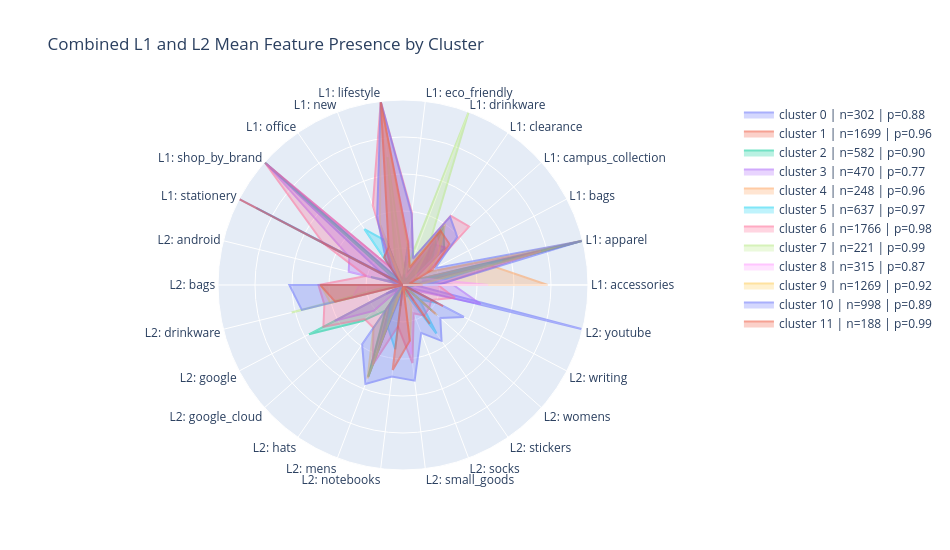

The notebook cell this image was saved under:
### Code cell
# choose features with enough signal
threshold = 0.25
plot_feature_cols = [
    col for col in combined_cluster_profile_df.columns
    if (col.startswith("l1_") or col.startswith("l2_")) and combined_cluster_profile_df[col].max() >= threshold
]
plot_feature_labels = [
    col.replace("l1_", "L1: ").replace("l2_", "L2: ")
    for col in plot_feature_cols
]
# optional: exclude noise cluster
plot_df = combined_cluster_profile_df.query("cluster != -1").sort_values("cluster").reset_index(drop=True)


fig = go.Figure()
for _, row in plot_df.iterrows():
    cluster_id = int(row["cluster"])
    values = row[plot_feature_cols].to_numpy(dtype=float)
    values_closed = np.append(values, values[0])
    labels_closed = plot_feature_labels + [plot_feature_labels[0]]

    fig.add_trace(
        go.Scatterpolar(
            r=values_closed,
            theta=labels_closed,
            fill="toself",
            name=(
                f"cluster {cluster_id} "
                f"| n={int(row['n_patterns'])} "
                f"| p={row['avg_probability']:.2f}"
            ),
            opacity=0.55,
        )
    )

fig.update_layout(
    title="Combined L1 and L2 Mean Feature Presence by Cluster",
    polar=dict(
        radialaxis=dict(
            visible=True,
            range=[0, 1],
            showticklabels=False,
        )
    ),
    showlegend=True,
    width=950,
    height=550,
)

fig.show()

### Figure 1 — Plotly figure (JSON) as saved in the notebook; plotly's stock layout.template omitted (floating-point values rounded to 4 significant figures)
{"data": [{"fill": "toself", "name": "cluster 0 | n=302 | p=0.88", "opacity": 0.55, "r": [0.06291, 1.0, 0.04636, 0.1656, 0.2616, 0.06954, 0.106, 0.01987, 0.2318, 0.03642, 1.0, 0.1192, 0.05298, 0.0, 0.0, 0.1026, 0.03974, 0.1192, 0.3808, 0.0298, 0.0, 0.04967, 0.009934, 0.08278, 0.01987, 0.9934, 0.06291], "theta": ["L1: accessories", "L1: apparel", "L1: bags", "L1: campus_collection", "L1: clearance", "L1: drinkware", "L1: eco_friendly", "L1: lifestyle", "L1: new", "L1: office", "L1: shop_by_brand", "L1: stationery", "L2: android", "L2: bags", "L2: drinkware", "L2: google", "L2: google_cloud", "L2: hats", "L2: mens", "L2: notebooks", "L2: small_goods", "L2: socks", "L2: stickers", "L2: womens", "L2: writing", "L2: youtube", "L1: accessories"], "type": "scatterpolar"}, {"fill": "toself", "name": "cluster 1 | n=1699 | p=0.96", "opacity": 0.55, "r": [0.01825, 0.9988, 0.0153, 0.1742, 0.3885, 0.02413, 0.1248, 0.01354, 0.2366, 0.01001, 0.001177, 0.007652, 0.0005886, 0.0, 0.001766, 0.0, 0.0005886, 0.1577, 0.5327, 0.001177, 0.001177, 0.06592, 0.001177, 0.2343, 0.002943, 0.0005886, 0.01825], "theta": ["L1: accessories", "L1: apparel", "L1: bags", "L1: campus_collection", "L1: clearance", "L1: drinkware", "L1: eco_friendly", "L1: lifestyle", "L1: new", "L1: office", "L1: shop_by_brand", "L1: stationery", "L2: android", "L2: bags", "L2: drinkware", "L2: google", "L2: google_cloud", "L2: hats", "L2: mens", "L2: notebooks", "L2: small_goods", "L2: socks", "L2: stickers", "L2: womens", "L2: writing", "L2: youtube", "L1: accessories"], "type": "scatterpolar"}, {"fill": "toself", "name": "cluster 2 | n=582 | p=0.90", "opacity": 0.55, "r": [0.06529, 1.0, 0.04467, 0.2973, 0.3832, 0.02405, 0.1581, 0.006873, 0.2732, 0.02062, 1.0, 0.02405, 0.1787, 0.0, 0.0, 0.5739, 0.2938, 0.1684, 0.5292, 0.0, 0.0, 0.07045, 0.001718, 0.2062, 0.0, 0.03608, 0.06529], "theta": ["L1: accessories", "L1: apparel", "L1: bags", "L1: campus_collection", "L1: clearance", "L1: drinkware", "L1: eco_friendly", "L1: lifestyle", "L1: new", "L1: office", "L1: shop_by_brand", "L1: stationery", "L2: android", "L2: bags", "L2: drinkware", "L2: google", "L2: google_cloud", "L2: hats", "L2: mens", "L2: notebooks", "L2: small_goods", "L2: socks", "L2: stickers", "L2: womens", "L2: writing", "L2: youtube", "L1: accessories"], "type": "scatterpolar"}, {"fill": "toself", "name": "cluster 3 | n=470 | p=0.77", "opacity": 0.55, "r": [0.2723, 0.09574, 0.06809, 0.3064, 0.2702, 0.06809, 0.2043, 0.004255, 0.3447, 0.1106, 0.9851, 0.3277, 0.3021, 0.002128, 0.0, 0.417, 0.2106, 0.004255, 0.006383, 0.1149, 0.0, 0.01064, 0.1021, 0.002128, 0.05745, 0.4319, 0.2723], "theta": ["L1: accessories", "L1: apparel", "L1: bags", "L1: campus_collection", "L1: clearance", "L1: drinkware", "L1: eco_friendly", "L1: lifestyle", "L1: new", "L1: office", "L1: shop_by_brand", "L1: stationery", "L2: android", "L2: bags", "L2: drinkware", "L2: google", "L2: google_cloud", "L2: hats", "L2: mens", "L2: notebooks", "L2: small_goods", "L2: socks", "L2: stickers", "L2: womens", "L2: writing", "L2: youtube", "L1: accessories"], "type": "scatterpolar"}, {"fill": "toself", "name": "cluster 4 | n=248 | p=0.96", "opacity": 0.55, "r": [0.7823, 0.4677, 0.05242, 0.2097, 0.3065, 0.04435, 0.1411, 0.0121, 0.2581, 0.02823, 0.008065, 0.004032, 0.0, 0.0, 0.0, 0.0, 0.0, 0.04435, 0.1573, 0.0, 0.0, 0.01613, 0.0, 0.02823, 0.0, 0.0, 0.7823], "theta": ["L1: accessories", "L1: apparel", "L1: bags", "L1: campus_collection", "L1: clearance", "L1: drinkware", "L1: eco_friendly", "L1: lifestyle", "L1: new", "L1: office", "L1: shop_by_brand", "L1: stationery", "L2: android", "L2: bags", "L2: drinkware", "L2: google", "L2: google_cloud", "L2: hats", "L2: mens", "L2: notebooks", "L2: small_goods", "L2: socks", "L2: stickers", "L2: womens", "L2: writing", "L2: youtube", "L1: accessories"], "type": "scatterpolar"}, {"fill": "toself", "name": "cluster 5 | n=637 | p=0.97", "opacity": 0.55, "r": [0.1272, 0.5526, 0.02198, 0.2072, 0.3328, 0.02355, 0.2261, 0.00157, 0.2527, 0.3673, 0.01099, 0.8964, 0.0, 0.0, 0.0, 0.00157, 0.0, 0.113, 0.237, 0.3501, 0.0, 0.05181, 0.3187, 0.1177, 0.2104, 0.0, 0.1272], "theta": ["L1: accessories", "L1: apparel", "L1: bags", "L1: campus_collection", "L1: clearance", "L1: drinkware", "L1: eco_friendly", "L1: lifestyle", "L1: new", "L1: office", "L1: shop_by_brand", "L1: stationery", "L2: android", "L2: bags", "L2: drinkware", "L2: google", "L2: google_cloud", "L2: hats", "L2: mens", "L2: notebooks", "L2: small_goods", "L2: socks", "L2: stickers", "L2: womens", "L2: writing", "L2: youtube", "L1: accessories"], "type": "scatterpolar"}, {"fill": "toself", "name": "cluster 6 | n=1766 | p=0.98", "opacity": 0.55, "r": [0.1886, 0.7684, 0.1529, 0.4768, 0.4541, 0.1501, 0.3958, 0.9989, 0.4598, 0.1116, 0.9983, 0.4875, 0.2055, 0.457, 0.4377, 0.4858, 0.2769, 0.2809, 0.4626, 0.2242, 0.4253, 0.1631, 0.2016, 0.188, 0.1733, 0.2888, 0.1886], "theta": ["L1: accessories", "L1: apparel", "L1: bags", "L1: campus_collection", "L1: clearance", "L1: drinkware", "L1: eco_friendly", "L1: lifestyle", "L1: new", "L1: office", "L1: shop_by_brand", "L1: stationery", "L2: android", "L2: bags", "L2: drinkware", "L2: google", "L2: google_cloud", "L2: hats", "L2: mens", "L2: notebooks", "L2: small_goods", "L2: socks", "L2: stickers", "L2: womens", "L2: writing", "L2: youtube", "L1: accessories"], "type": "scatterpolar"}, {"fill": "toself", "name": "cluster 7 | n=221 | p=0.99", "opacity": 0.55, "r": [0.04977, 0.1041, 0.08145, 0.0905, 0.2353, 1.0, 0.05882, 0.6968, 0.1086, 0.02262, 0.02262, 0.04525, 0.0, 0.04977, 0.6199, 0.004525, 0.0, 0.0, 0.0, 0.00905, 0.0362, 0.0, 0.0, 0.01357, 0.0, 0.004525, 0.04977], "theta": ["L1: accessories", "L1: apparel", "L1: bags", "L1: campus_collection", "L1: clearance", "L1: drinkware", "L1: eco_friendly", "L1: lifestyle", "L1: new", "L1: office", "L1: shop_by_brand", "L1: stationery", "L2: android", "L2: bags", "L2: drinkware", "L2: google", "L2: google_cloud", "L2: hats", "L2: mens", "L2: notebooks", "L2: small_goods", "L2: socks", "L2: stickers", "L2: womens", "L2: writing", "L2: youtube", "L1: accessories"], "type": "scatterpolar"}, {"fill": "toself", "name": "cluster 8 | n=315 | p=0.87", "opacity": 0.55, "r": [0.4603, 0.1365, 0.04444, 0.2635, 0.3175, 0.04444, 0.2286, 0.9937, 0.3651, 0.02857, 0.01905, 0.06032, 0.0, 0.2349, 0.2794, 0.0, 0.0, 0.006349, 0.01587, 0.0, 0.3778, 0.003175, 0.006349, 0.003175, 0.0, 0.0, 0.4603], "theta": ["L1: accessories", "L1: apparel", "L1: bags", "L1: campus_collection", "L1: clearance", "L1: drinkware", "L1: eco_friendly", "L1: lifestyle", "L1: new", "L1: office", "L1: shop_by_brand", "L1: stationery", "L2: android", "L2: bags", "L2: drinkware", "L2: google", "L2: google_cloud", "L2: hats", "L2: mens", "L2: notebooks", "L2: small_goods", "L2: socks", "L2: stickers", "L2: womens", "L2: writing", "L2: youtube", "L1: accessories"], "type": "scatterpolar"}, {"fill": "toself", "name": "cluster 9 | n=1269 | p=0.92", "opacity": 0.55, "r": [0.07486, 0.9992, 0.1466, 0.2545, 0.4019, 0.1127, 0.2112, 0.9992, 0.3507, 0.03152, 0.01734, 0.006304, 0.000788, 0.4444, 0.4043, 0.0, 0.001576, 0.2813, 0.5406, 0.0, 0.3073, 0.1269, 0.0, 0.2467, 0.000788, 0.0, 0.07486], "theta": ["L1: accessories", "L1: apparel", "L1: bags", "L1: campus_collection", "L1: clearance", "L1: drinkware", "L1: eco_friendly", "L1: lifestyle", "L1: new", "L1: office", "L1: shop_by_brand", "L1: stationery", "L2: android", "L2: bags", "L2: drinkware", "L2: google", "L2: google_cloud", "L2: hats", "L2: mens", "L2: notebooks", "L2: small_goods", "L2: socks", "L2: stickers", "L2: womens", "L2: writing", "L2: youtube", "L1: accessories"], "type": "scatterpolar"}, {"fill": "toself", "name": "cluster 10 | n=998 | p=0.89", "opacity": 0.55, "r": [0.1854, 0.996, 0.1964, 0.3918, 0.4479, 0.1543, 0.3858, 0.998, 0.3948, 0.1613, 0.01904, 0.999, 0.001002, 0.6142, 0.5631, 0.001002, 0.001002, 0.3888, 0.5721, 0.499, 0.521, 0.2766, 0.3667, 0.2695, 0.3717, 0.0, 0.1854], "theta": ["L1: accessories", "L1: apparel", "L1: bags", "L1: campus_collection", "L1: clearance", "L1: drinkware", "L1: eco_friendly", "L1: lifestyle", "L1: new", "L1: office", "L1: shop_by_brand", "L1: stationery", "L2: android", "L2: bags", "L2: drinkware", "L2: google", "L2: google_cloud", "L2: hats", "L2: mens", "L2: notebooks", "L2: small_goods", "L2: socks", "L2: stickers", "L2: womens", "L2: writing", "L2: youtube", "L1: accessories"], "type": "scatterpolar"}, {"fill": "toself", "name": "cluster 11 | n=188 | p=0.99", "opacity": 0.55, "r": [0.1064, 0.03723, 0.1809, 0.3351, 0.3564, 0.1011, 0.234, 0.9947, 0.2181, 0.1809, 0.01064, 1.0, 0.0, 0.4468, 0.3777, 0.0, 0.0, 0.0, 0.0, 0.4628, 0.3032, 0.005319, 0.2553, 0.0, 0.2447, 0.0, 0.1064], "theta": ["L1: accessories", "L1: apparel", "L1: bags", "L1: campus_collection", "L1: clearance", "L1: drinkware", "L1: eco_friendly", "L1: lifestyle", "L1: new", "L1: office", "L1: shop_by_brand", "L1: stationery", "L2: android", "L2: bags", "L2: drinkware", "L2: google", "L2: google_cloud", "L2: hats", "L2: mens", "L2: notebooks", "L2: small_goods", "L2: socks", "L2: stickers", "L2: womens", "L2: writing", "L2: youtube", "L1: accessories"], "type": "scatterpolar"}], "layout": {"height": 550, "polar": {"radialaxis": {"range": [0, 1], "showticklabels": false, "visible": true}}, "showlegend": true, "title": {"text": "Combined L1 and L2 Mean Feature Presence by Cluster"}, "width": 950}}
